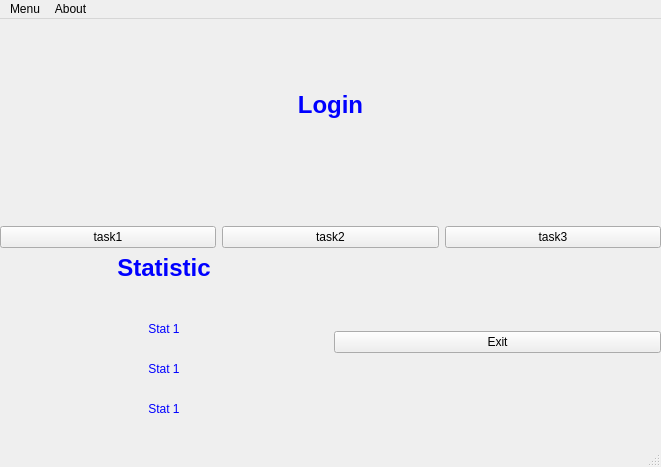
<?xml version="1.0" encoding="UTF-8"?>
<ui version="4.0">
 <class>MainWindow</class>
 <widget class="QMainWindow" name="MainWindow">
  <property name="geometry">
   <rect>
    <x>0</x>
    <y>0</y>
    <width>661</width>
    <height>467</height>
   </rect>
  </property>
  <property name="windowTitle">
   <string>MainWindow</string>
  </property>
  <widget class="QWidget" name="centralwidget">
   <widget class="QWidget" name="verticalLayoutWidget">
    <property name="geometry">
     <rect>
      <x>0</x>
      <y>0</y>
      <width>661</width>
      <height>411</height>
     </rect>
    </property>
    <layout class="QVBoxLayout" name="verticalLayout">
     <item>
      <widget class="QLabel" name="label_log">
       <property name="text">
        <string>&lt;html&gt;
&lt;head/&gt;
&lt;body&gt;
&lt;div style=&quot;text-align: center&quot;&gt;
&lt;h1 style=&quot;color: blue&quot;&gt;Login&lt;br/&gt;&lt;/h1&gt;
&lt;/div&gt;
	
&lt;/body&gt;
&lt;/html&gt;</string>
       </property>
      </widget>
     </item>
     <item>
      <layout class="QHBoxLayout" name="horizontalLayout">
       <item>
        <widget class="QPushButton" name="pushButton">
         <property name="text">
          <string>task1</string>
         </property>
        </widget>
       </item>
       <item>
        <widget class="QPushButton" name="pushButton_2">
         <property name="text">
          <string>task2</string>
         </property>
        </widget>
       </item>
       <item>
        <widget class="QPushButton" name="pushButton_3">
         <property name="text">
          <string>task3</string>
         </property>
        </widget>
       </item>
      </layout>
     </item>
     <item>
      <layout class="QHBoxLayout" name="horizontalLayout_2">
       <item>
        <widget class="QLabel" name="label_stat">
         <property name="text">
          <string>&lt;html&gt;
&lt;head/&gt;
&lt;body&gt;
&lt;div style=&quot;text-align: center&quot;&gt;
	&lt;h1 style=&quot;color: blue&quot;&gt;Statistic&lt;br/&gt;&lt;/h1&gt;
	&lt;p style=&quot;color: blue&quot;&gt;Stat 1&lt;br/&gt;&lt;/p&gt;
	&lt;p style=&quot;color: blue&quot;&gt;Stat 1&lt;br/&gt;&lt;/p&gt;
	&lt;p style=&quot;color: blue&quot;&gt;Stat 1&lt;br/&gt;&lt;/p&gt;
&lt;/div&gt;
	
&lt;/body&gt;
&lt;/html&gt;</string>
         </property>
        </widget>
       </item>
       <item>
        <widget class="QPushButton" name="pushButton_4">
         <property name="text">
          <string>Exit</string>
         </property>
        </widget>
       </item>
      </layout>
     </item>
    </layout>
   </widget>
  </widget>
  <widget class="QMenuBar" name="menubar">
   <property name="geometry">
    <rect>
     <x>0</x>
     <y>0</y>
     <width>661</width>
     <height>26</height>
    </rect>
   </property>
   <widget class="QMenu" name="menu">
    <property name="title">
     <string>Menu</string>
    </property>
    <addaction name="action_1"/>
    <addaction name="action_2"/>
    <addaction name="action_3"/>
   </widget>
   <widget class="QMenu" name="menuAbout">
    <property name="title">
     <string>About</string>
    </property>
   </widget>
   <addaction name="menu"/>
   <addaction name="menuAbout"/>
  </widget>
  <widget class="QStatusBar" name="statusbar"/>
  <action name="action_1">
   <property name="text">
    <string>Задание 1</string>
   </property>
  </action>
  <action name="action_2">
   <property name="text">
    <string>Задание 2</string>
   </property>
  </action>
  <action name="action_3">
   <property name="text">
    <string>Задание 3</string>
   </property>
  </action>
 </widget>
 <resources/>
 <connections/>
</ui>
